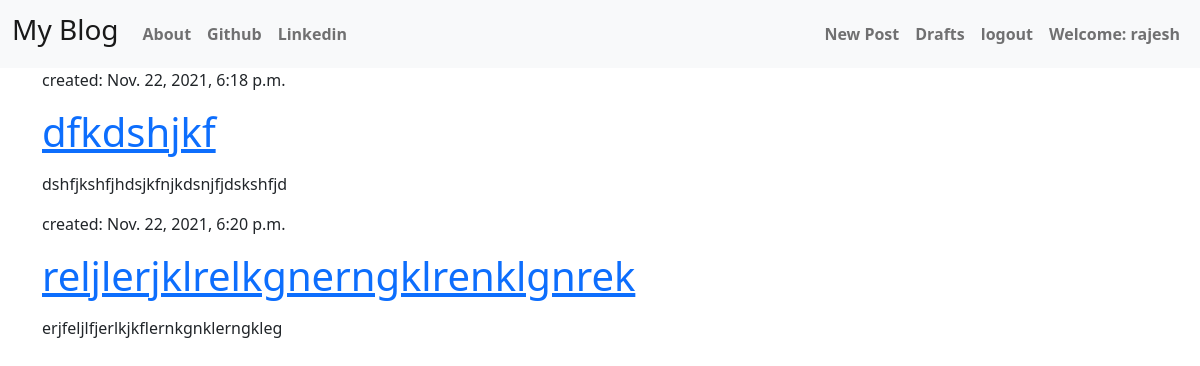
The page /drafts/ (signed in) on the database its author committed.
### blog/models.py (models this page shows, shortened)
class Post(models.Model):
    author = models.ForeignKey('auth.User', on_delete=models.CASCADE)
    title = models.CharField(max_length=200)
    text = models.TextField()
    create_date = models.DateTimeField(default=timezone.now)
    published_date = models.DateTimeField(blank=True,null=True)

### blog/views.py (the view)
# urls.py: path('drafts/',views.DraftListView.as_view(),name='post_draft_list'),
class DraftListView(LoginRequiredMixin, ListView):
    login_url = '/login/'
    redirect_field_name = 'blog/post_list.html'
    model = Post
    template_name = 'blog/post_draft_list.html'
    def get_queryset(self):
        return Post.objects.filter(published_date__isnull=True).order_by('create_date')

### blog/templates/blog/post_draft_list.html
{% extends 'blog/base.html' %}
{% block content %}
  {% for post in post_list %}
  <div class="post">
    <p class="date">created: {{ post.create_date }}</p>
    <h1><a href="{% url 'post_detail' pk=post.pk %}">{{ post.title }}</a></h1>
    <p>{{ post.text|safe }}</p>
  </div>
  {% endfor %}
{% endblock %}

### blog/templates/blog/base.html (shortened to what this page needs)
<!DOCTYPE html>
{% load static %}
<html lang="en" dir="ltr">
  <head>
    <link href="https://cdn.jsdelivr.net/npm/bootstrap@5.1.3/dist/css/bootstrap.min.css" rel="stylesheet">
    <link rel="stylesheet" href="//cdn.jsdelivr.net/npm/medium-editor@latest/dist/css/medium-editor.min.css" type="text/css" media="screen" charset="utf-8">
    <link rel="stylesheet" href="{% static 'css/blog.css' %}">
  </head>
  <body class="loader">
    <nav class="navbar navbar-expand-lg navbar-light bg-light">
  <div class="container-fluid">
    <a class="navbar-brand" href="{% url 'post_list' %}"><h3>My Blog</h3></a>
    <div class="collapse navbar-collapse" id="navbarNav">
      <ul class="navbar-nav">
        <li class="nav-item">
          <a class="nav-link" href="{% url 'about' %}"><b>About</b></a>
        </li>
        <li class="nav-item">
          <a class="nav-link" href="https://www.github.com"><b>Github</b></a>
        </li>
        <li class="nav-item">
          <a class="nav-link" href="https://www.linkedin.com"><b>Linkedin</b></a>
        </li>
      </ul>
        <ul class="navbar-nav ms-auto mb2 mb-lg-0">
          {% if user.is_authenticated %}
            <li class="nav-item">
                <a class="nav-link" href="{% url 'post_new' %}"> <b>New Post</b></a>
            </li>
            <li class="nav-item">
                <a class="nav-link" href="{% url 'post_draft_list' %}"><b>Drafts</b></a>
            </li>
            <li class="nav-item">
                <a class="nav-link" href="{% url 'logout' %}"><b>logout</b></a>
            </li>
            <li class="nav-item">
                <a class="nav-link"><b>Welcome: {{ user.username }}</b></a>
            </li>
          {% else %}
            <li> <a class="nav navbar-right" href="{% url 'login' %}"> <span class="glyphicon glyphicon-user" aria-hidden='true'></span> User</a> </li>
          {% endif %}
        </ul>
      </div>
    </nav>
    <div class="content container">
      <div class="row">
        <div class="col-md-8">
          <div class="blog_post">
            {% block content %}
            {% endblock %}
          </div>
        </div>
      </div>
    </div>
  </body>
</html>

### blog/static/css/blog.css (style rules this page uses)
.loader { filter:hue-rotate(0deg); color:linear-gradient(45deg,#0f8,#08f); animation:hue 10000ms infinite linear; }

### rows shown on the page
Post: create_date "Nov. 22, 2021, 6:18 p.m.", title "dfkdshjkf", text "dshfjkshfjhdsjkfnjkdsnjfjdskshfjd"
Post: create_date "Nov. 22, 2021, 6:20 p.m.", title "reljlerjklrelkgnerngklrenklgnrek", text "erjfeljlfjerlkjkflernkgnklerngkleg"

### other values the page prints
{{ user.username }} "rajesh"
